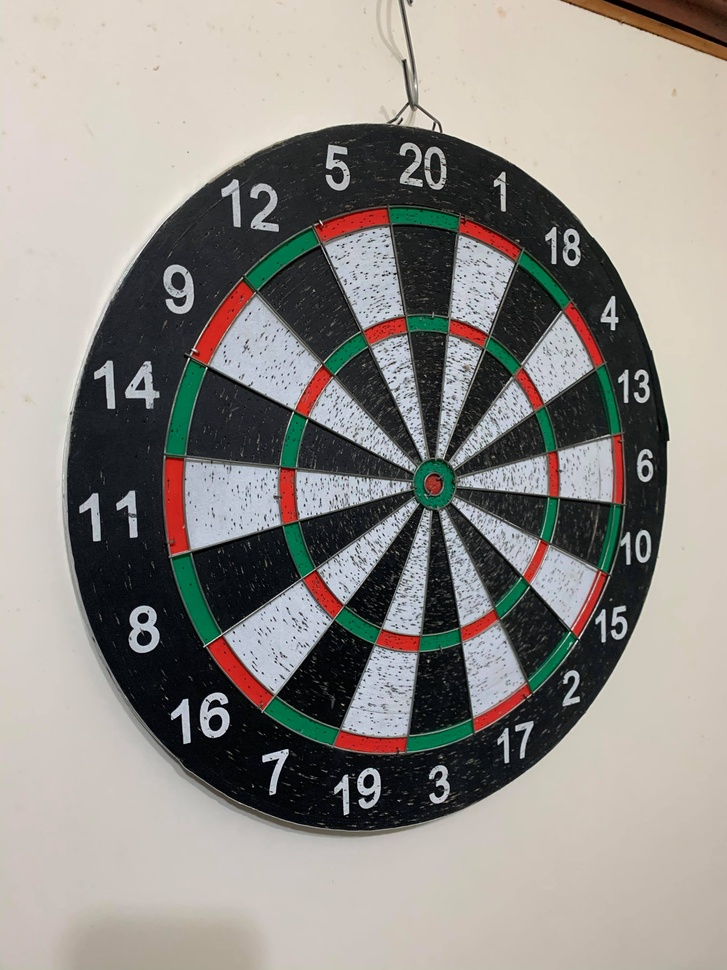
%> input picture image/no_dart.jpg, 727 x 970 px, shrunk from 3024 x 4032 before the run
$ octave --eval "result = findRegionMasks(imread('image/no_dart.jpg'));"   (GNU Octave 9; MATLAB toolbox functions it lacks are replaced by stand-ins)
%> lines starting %> are read from the running program, lines starting %| are printed output that depends on the picture; in (x1, y1, x2, y2) boxes, pixels count from 0 and x2, y2 are one past the last pixel; in counts of white or black regions, pixels touching at a corner belong together; the program's own positions count from 1
function [masks] = findRegionMasks(image)

    grayImage = rgb2gray(image);

    redRegions = image(:,:,1) - grayImage;
    masks.red = redRegions > graythresh(redRegions);
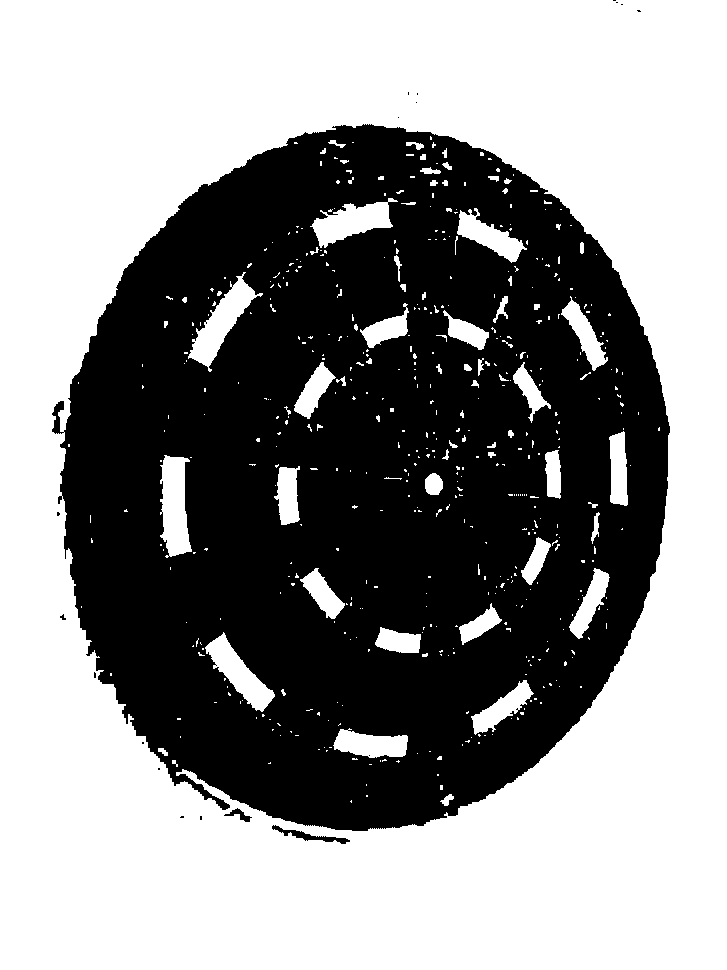
%> masks.red: size 970x727 logical; 56.4% white; 19 black regions (16 under 20 px), largest, box (x1, y1, x2, y2) and area: (52, 124, 670, 831) 306964, (272, 825, 350, 844) 370, (224, 808, 252, 822) 134

    greenRegions = image(:,:,2) - grayImage;
    masks.green = greenRegions > graythresh(greenRegions);
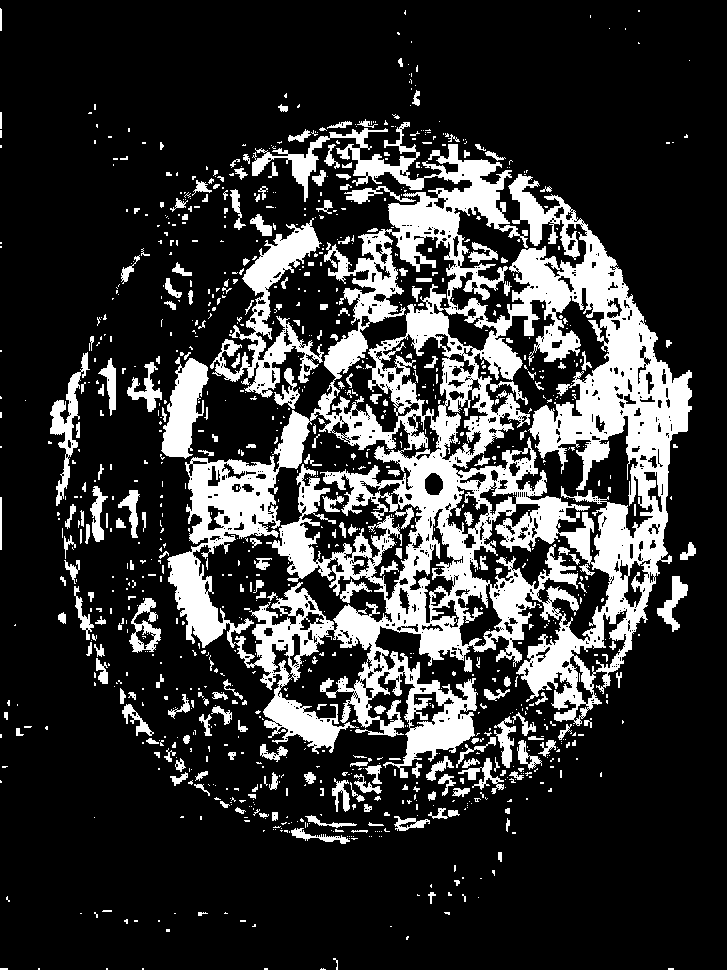
%> masks.green: size 970x727 logical; 20.9% white; 1105 white regions (848 under 20 px), largest, box (x1, y1, x2, y2) and area: (167, 122, 692, 778) 111493, (210, 218, 324, 398) 5876, (161, 357, 209, 459) 2726

    % 分數加倍的圓環區為紅綠相間，故將兩個做相加得到加倍區
    masks.multipliers = masks.red + masks.green;
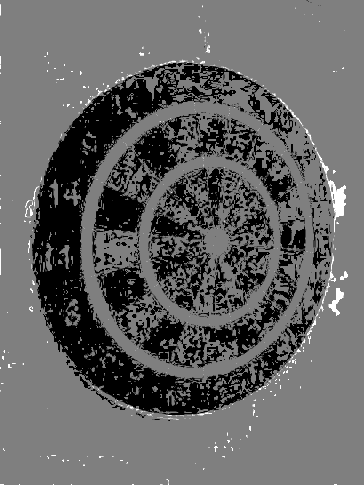
%> masks.multipliers: size 970x727 double (shown at 1/2 size); min 0, max 2, mean 0.773; drawn with min black and max white

    % 利用 disk structural element 去做 dilation，把紅綠之間的縫隙補齊
    se = strel('disk', round(numel(image(:,1,1))/100));
%> se = {Dimensionality 2}
    masks.multRings = imclose(masks.multipliers, se);
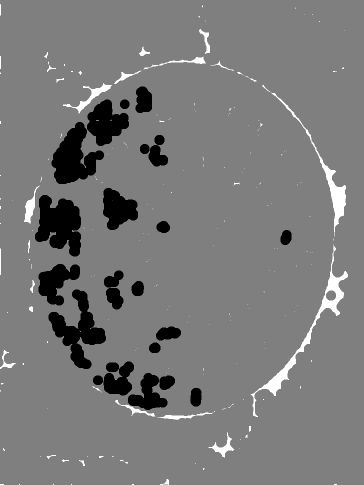
%> masks.multRings: size 970x727 double (shown at 1/2 size); min 0, max 2, mean 0.95; drawn with min black and max white

    % 把加倍區以內的部分填滿即為整個圓盤的有效得分區域
    masks.board = imfill(masks.multRings, 'holes');
%> masks.board: size 970x727 double; values 1 (black) and 2 (white), 2.1% white; 196 white regions (160 under 20 px), largest, box (x1, y1, x2, y2) and area: (501, 489, 696, 834) 4996, (542, 185, 692, 473) 2916, (126, 166, 224, 227) 1079
    % 以外則為無效得分區域
    masks.miss = ~masks.board;
%> masks.miss: size 970x727 logical; every value is 0

    % 加倍區以外的地方為single area
    masks.single = masks.board - masks.multRings;
%> masks.single: size 970x727 double; values 0 (black) and 1 (white), 7.2% white; 23 white regions, largest, box (x1, y1, x2, y2) and area: (70, 390, 162, 513) 7597, (97, 579, 212, 738) 7051, (103, 244, 208, 368) 6995
    % 標靶的最外圍為double area
    masks.double = masks.board - imfill(masks.single, 'holes');

    innerRing = imfill((masks.board - masks.double - masks.single), 'holes') - ...
        (masks.board - masks.double - masks.single);
%> innerRing: size 970x727 double; every value is 0

    % 圓盤中間部分為triple area
    masks.triple = masks.board - masks.double - masks.single - imfill(innerRing, 'holes');
%> masks.triple: size 970x727 double; values 0 (black) and 1 (white), 0% white in thin lines or dots, all inside (x1, y1, x2, y2) = (156, 239, 226, 664)
    masks.triple(masks.triple < 0) = 0;

    % 圓盤中心為bulleye
    masks.outerBull = (masks.multRings - masks.double - masks.triple) .* masks.green;
    masks.innerBull = (masks.multRings - masks.double - masks.triple) .* masks.red;

    % 整個圓盤(包含無得分的區域)
    edgeImage = edge(grayImage, 'canny', 0.25);
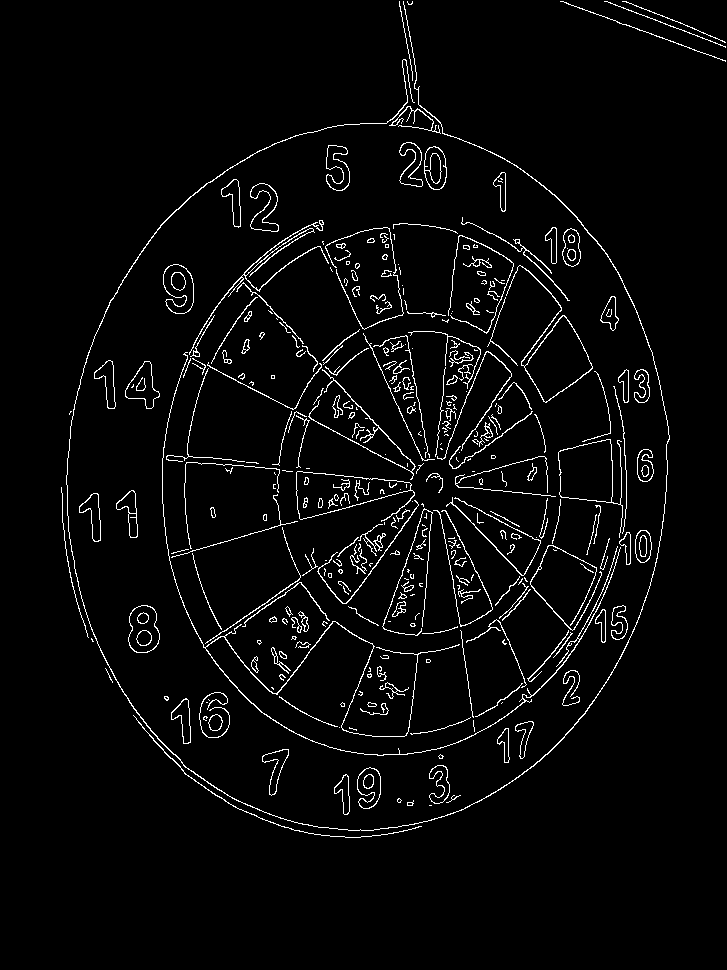
%> edgeImage: size 970x727 logical; 3.5% white in thin lines or dots, all inside (x1, y1, x2, y2) = (61, 1, 726, 838)
    im_dilate = imfill(imdilate(edgeImage, ...
                    strel('disk', round(size(edgeImage, 1)/150))), 'holes');
%> im_dilate: size 970x727 logical; 50.4% white; 3 black regions, box (x1, y1, x2, y2) and area: (0, 0, 727, 970) 347657, (639, 0, 727, 36) 1594, (576, 0, 727, 55) 450
    % Erode程度比Dilate大以避免圓盤邊界誤差被考慮進去
    whole_board = imerode(im_dilate, ...
                    strel('disk', round(size(edgeImage, 1)/80)));
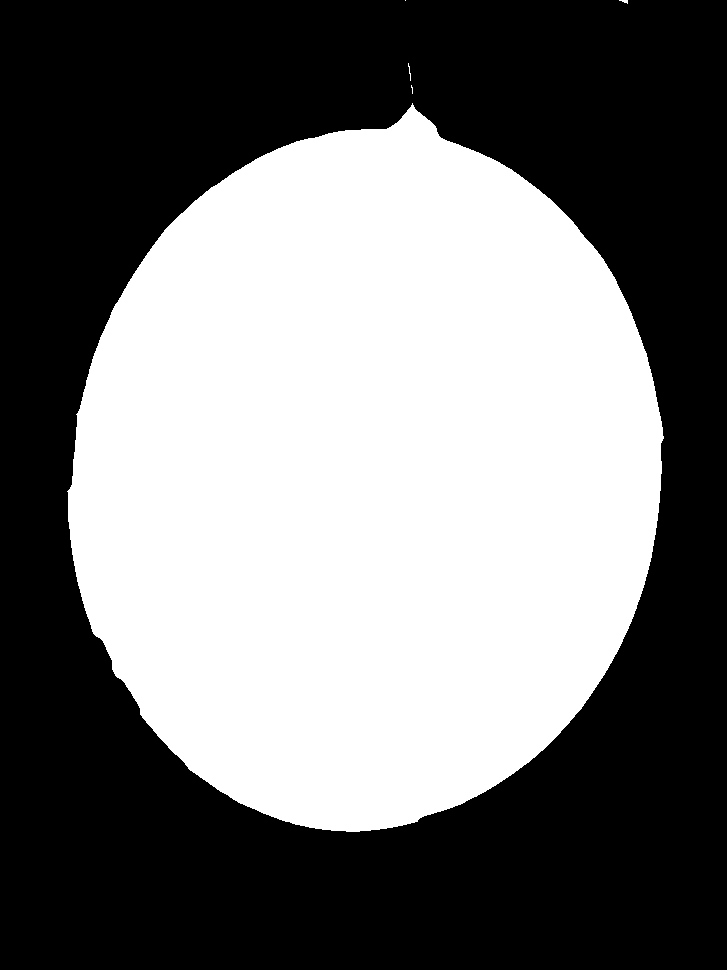
%> whole_board: size 970x727 logical; 46.2% white; 5 white regions (2 under 20 px), largest, box (x1, y1, x2, y2) and area: (67, 103, 664, 832) 325489, (619, 0, 628, 4) 20, (408, 63, 411, 81) 20
    masks.whole_board = whole_board;
end

$ run again, on image/one_dart.jpg
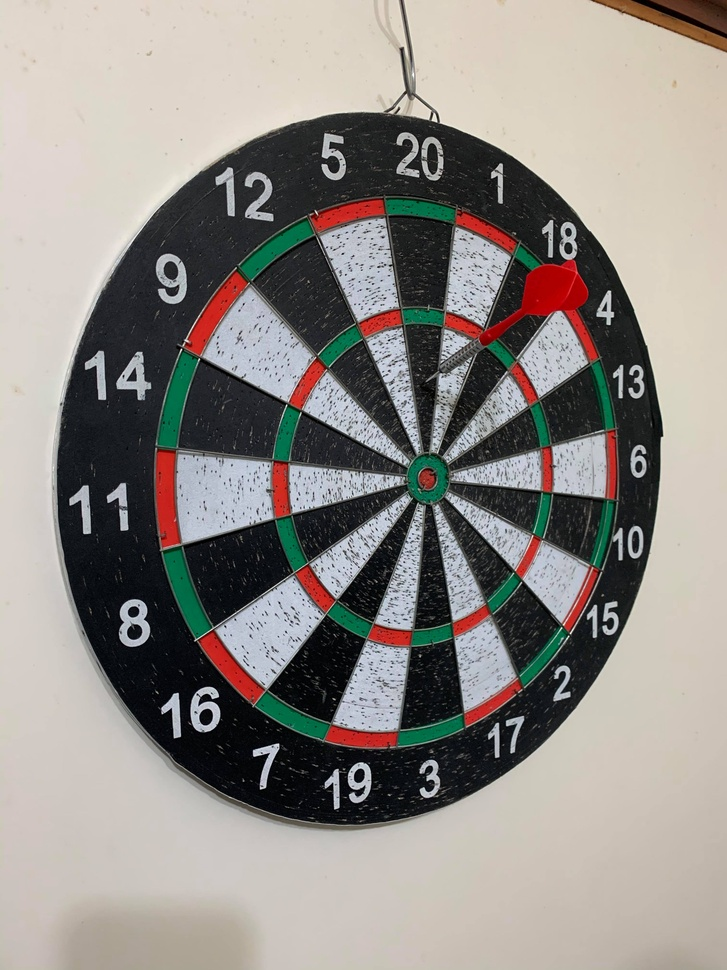
%> input picture image/one_dart.jpg, 727 x 970 px, shrunk from 3024 x 4032 before the run
%> in findRegionMasks, `masks.red = redRegions > graythresh(redRegions);`:
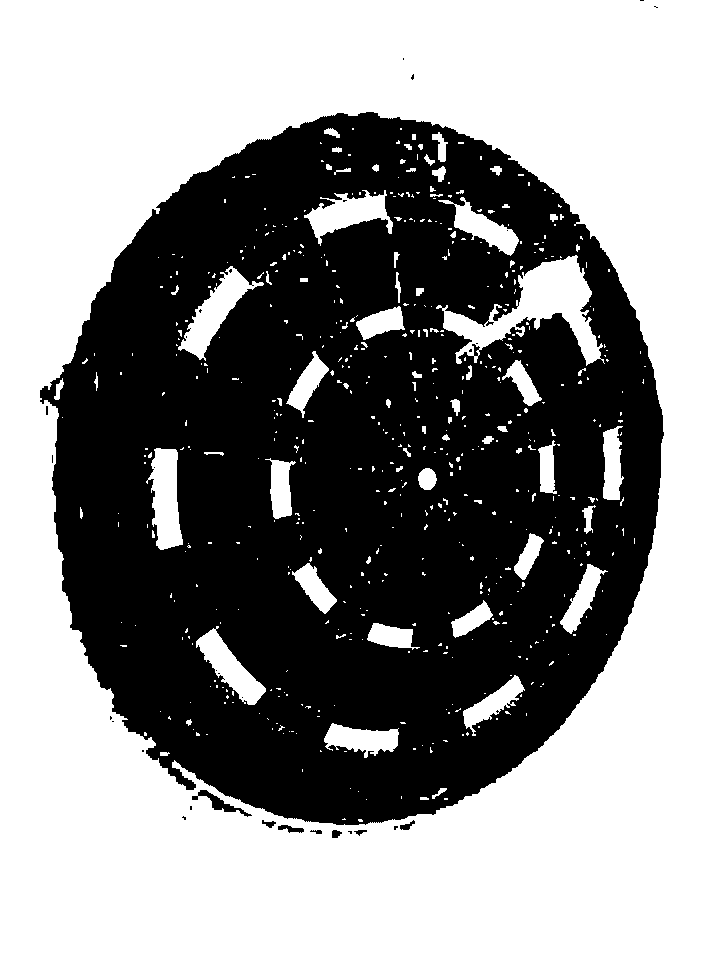
%> masks.red: size 970x727 logical; 56.7% white; 32 black regions (24 under 20 px), largest, box (x1, y1, x2, y2) and area: (40, 112, 664, 825) 304714, (192, 790, 252, 817) 376, (278, 825, 304, 833) 114
%> masks.green: size 970x727 logical; 19.3% white; 1233 white regions (937 under 20 px), largest, box (x1, y1, x2, y2) and area: (305, 180, 696, 776) 66145, (159, 442, 358, 754) 16314, (278, 110, 464, 257) 7290
%> se = {Dimensionality 2}
%> masks.board: size 970x727 double; values 1 (black) and 2 (white), 1.9% white; 202 white regions (164 under 20 px), largest, box (x1, y1, x2, y2) and area: (448, 126, 696, 477) 3313, (541, 495, 672, 752) 1763, (110, 160, 211, 232) 1662
%> masks.miss: size 970x727 logical; every value is 0
%> masks.single: size 970x727 double; values 0 (black) and 1 (white), 7.7% white; 23 white regions, largest, box (x1, y1, x2, y2) and area: (81, 190, 256, 369) 12548, (58, 383, 155, 534) 7785, (192, 367, 274, 452) 4780
%> innerRing: size 970x727 double; every value is 0
%> masks.triple: size 970x727 double; values 0 (black) and 1 (white), 0.01% white; 7 white regions (6 under 20 px), largest, box (x1, y1, x2, y2) and area: (150, 658, 159, 670) 38
%> edgeImage: size 970x727 logical; 3.5% white in thin lines or dots, all inside (x1, y1, x2, y2) = (51, 1, 726, 831)
%> im_dilate: size 970x727 logical; 50.8% white; 3 black regions, box (x1, y1, x2, y2) and area: (0, 0, 727, 970) 345455, (665, 0, 727, 27) 844, (607, 0, 727, 46) 363
%> in findRegionMasks, `whole_board = imerode(im_dilate, strel('disk', round(size(edgeImage, 1..`:
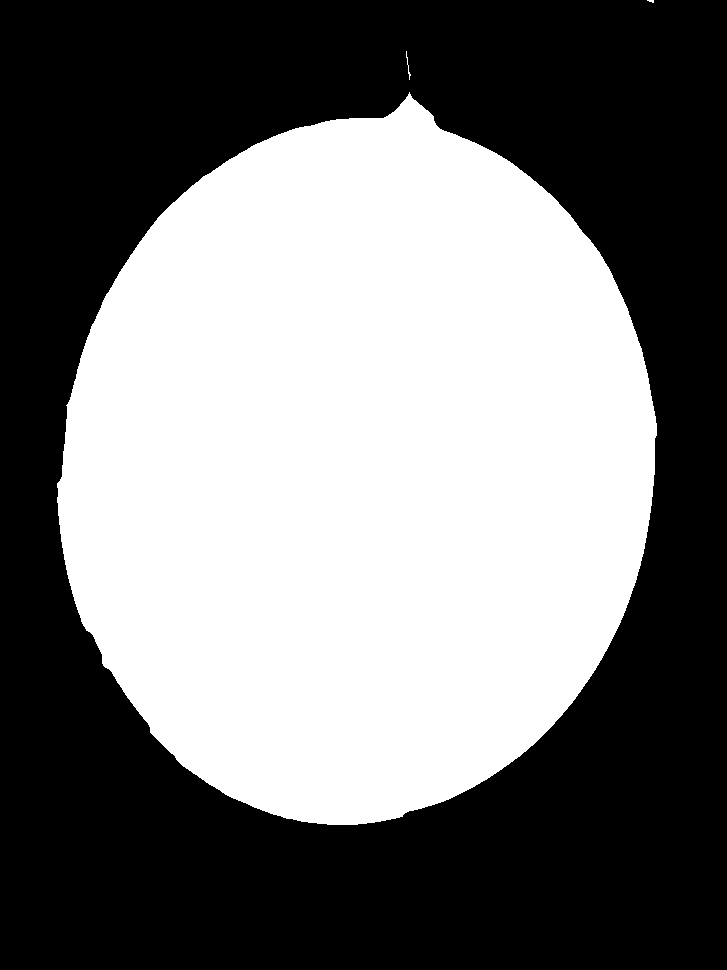
%> whole_board: size 970x727 logical; 46.7% white; 3 white regions (1 under 20 px), largest, box (x1, y1, x2, y2) and area: (57, 92, 657, 825) 329532, (406, 51, 411, 80) 34
